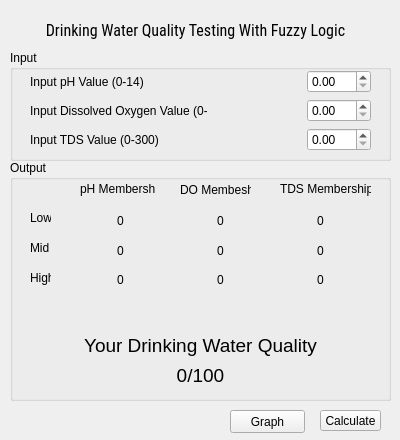
<?xml version="1.0" encoding="UTF-8"?>
<ui version="4.0">
 <class>MainWindow</class>
 <widget class="QMainWindow" name="MainWindow">
  <property name="enabled">
   <bool>true</bool>
  </property>
  <property name="geometry">
   <rect>
    <x>0</x>
    <y>0</y>
    <width>400</width>
    <height>440</height>
   </rect>
  </property>
  <property name="sizePolicy">
   <sizepolicy hsizetype="Fixed" vsizetype="Fixed">
    <horstretch>0</horstretch>
    <verstretch>0</verstretch>
   </sizepolicy>
  </property>
  <property name="minimumSize">
   <size>
    <width>400</width>
    <height>440</height>
   </size>
  </property>
  <property name="maximumSize">
   <size>
    <width>400</width>
    <height>440</height>
   </size>
  </property>
  <property name="windowTitle">
   <string>Drinking Water Quality</string>
  </property>
  <property name="layoutDirection">
   <enum>Qt::LeftToRight</enum>
  </property>
  <property name="tabShape">
   <enum>QTabWidget::Rounded</enum>
  </property>
  <widget class="QWidget" name="centralwidget">
   <property name="sizePolicy">
    <sizepolicy hsizetype="Fixed" vsizetype="Fixed">
     <horstretch>0</horstretch>
     <verstretch>0</verstretch>
    </sizepolicy>
   </property>
   <widget class="QLabel" name="label_title">
    <property name="geometry">
     <rect>
      <x>10</x>
      <y>10</y>
      <width>371</width>
      <height>41</height>
     </rect>
    </property>
    <property name="font">
     <font>
      <family>Roboto Condensed</family>
      <pointsize>12</pointsize>
     </font>
    </property>
    <property name="layoutDirection">
     <enum>Qt::LeftToRight</enum>
    </property>
    <property name="text">
     <string>Drinking Water Quality Testing With Fuzzy Logic</string>
    </property>
    <property name="alignment">
     <set>Qt::AlignCenter</set>
    </property>
   </widget>
   <widget class="QPushButton" name="pushButton_calc">
    <property name="geometry">
     <rect>
      <x>320</x>
      <y>410</y>
      <width>61</width>
      <height>21</height>
     </rect>
    </property>
    <property name="text">
     <string>Calculate</string>
    </property>
   </widget>
   <widget class="QGroupBox" name="groupBox_input">
    <property name="geometry">
     <rect>
      <x>10</x>
      <y>50</y>
      <width>381</width>
      <height>111</height>
     </rect>
    </property>
    <property name="title">
     <string>Input</string>
    </property>
    <widget class="QWidget" name="gridLayoutWidget">
     <property name="geometry">
      <rect>
       <x>10</x>
       <y>20</y>
       <width>361</width>
       <height>81</height>
      </rect>
     </property>
     <layout class="QGridLayout" name="gridLayout_input">
      <property name="leftMargin">
       <number>10</number>
      </property>
      <property name="rightMargin">
       <number>10</number>
      </property>
      <property name="horizontalSpacing">
       <number>100</number>
      </property>
      <item row="2" column="0">
       <widget class="QLabel" name="inputLabel_tds">
        <property name="text">
         <string>Input TDS Value (0-300)</string>
        </property>
       </widget>
      </item>
      <item row="1" column="0">
       <widget class="QLabel" name="inputLabel_do">
        <property name="text">
         <string>Input Dissolved Oxygen Value (0-10)</string>
        </property>
       </widget>
      </item>
      <item row="0" column="1">
       <widget class="QDoubleSpinBox" name="doubleSpinBox_ph">
        <property name="sizePolicy">
         <sizepolicy hsizetype="Minimum" vsizetype="Fixed">
          <horstretch>0</horstretch>
          <verstretch>0</verstretch>
         </sizepolicy>
        </property>
        <property name="wrapping">
         <bool>false</bool>
        </property>
        <property name="buttonSymbols">
         <enum>QAbstractSpinBox::UpDownArrows</enum>
        </property>
        <property name="maximum">
         <double>14.000000000000000</double>
        </property>
        <property name="singleStep">
         <double>0.100000000000000</double>
        </property>
       </widget>
      </item>
      <item row="1" column="1">
       <widget class="QDoubleSpinBox" name="doubleSpinBox_do">
        <property name="maximum">
         <double>10.000000000000000</double>
        </property>
        <property name="singleStep">
         <double>0.100000000000000</double>
        </property>
       </widget>
      </item>
      <item row="2" column="1">
       <widget class="QDoubleSpinBox" name="doubleSpinBox_tds">
        <property name="maximum">
         <double>300.000000000000000</double>
        </property>
       </widget>
      </item>
      <item row="0" column="0">
       <widget class="QLabel" name="inputLabel_ph">
        <property name="text">
         <string>Input pH Value (0-14)</string>
        </property>
       </widget>
      </item>
     </layout>
    </widget>
   </widget>
   <widget class="QGroupBox" name="groupBox_output">
    <property name="geometry">
     <rect>
      <x>10</x>
      <y>160</y>
      <width>381</width>
      <height>241</height>
     </rect>
    </property>
    <property name="title">
     <string>Output</string>
    </property>
    <widget class="QLabel" name="label_condition">
     <property name="geometry">
      <rect>
       <x>70</x>
       <y>200</y>
       <width>241</width>
       <height>31</height>
      </rect>
     </property>
     <property name="font">
      <font>
       <pointsize>14</pointsize>
      </font>
     </property>
     <property name="text">
      <string>0/100</string>
     </property>
     <property name="alignment">
      <set>Qt::AlignCenter</set>
     </property>
    </widget>
    <widget class="QLabel" name="label_output">
     <property name="geometry">
      <rect>
       <x>0</x>
       <y>160</y>
       <width>381</width>
       <height>51</height>
      </rect>
     </property>
     <property name="font">
      <font>
       <pointsize>14</pointsize>
      </font>
     </property>
     <property name="text">
      <string>Your Drinking Water Quality</string>
     </property>
     <property name="alignment">
      <set>Qt::AlignCenter</set>
     </property>
    </widget>
    <widget class="QLabel" name="outputLabel_tds">
     <property name="geometry">
      <rect>
       <x>270</x>
       <y>20</y>
       <width>91</width>
       <height>18</height>
      </rect>
     </property>
     <property name="text">
      <string>TDS Membership</string>
     </property>
    </widget>
    <widget class="QLabel" name="outputLabel_do">
     <property name="geometry">
      <rect>
       <x>170</x>
       <y>20</y>
       <width>71</width>
       <height>19</height>
      </rect>
     </property>
     <property name="text">
      <string>DO Membeship </string>
     </property>
    </widget>
    <widget class="QLabel" name="outputLabel_ph">
     <property name="geometry">
      <rect>
       <x>70</x>
       <y>20</y>
       <width>76</width>
       <height>18</height>
      </rect>
     </property>
     <property name="text">
      <string>pH Membership </string>
     </property>
    </widget>
    <widget class="QLabel" name="memberLabel_ph_low">
     <property name="geometry">
      <rect>
       <x>90</x>
       <y>50</y>
       <width>41</width>
       <height>21</height>
      </rect>
     </property>
     <property name="sizePolicy">
      <sizepolicy hsizetype="Preferred" vsizetype="Preferred">
       <horstretch>0</horstretch>
       <verstretch>0</verstretch>
      </sizepolicy>
     </property>
     <property name="autoFillBackground">
      <bool>false</bool>
     </property>
     <property name="text">
      <string>0</string>
     </property>
     <property name="alignment">
      <set>Qt::AlignCenter</set>
     </property>
    </widget>
    <widget class="QLabel" name="memberLabel_ph_mid">
     <property name="geometry">
      <rect>
       <x>90</x>
       <y>80</y>
       <width>41</width>
       <height>21</height>
      </rect>
     </property>
     <property name="text">
      <string>0</string>
     </property>
     <property name="alignment">
      <set>Qt::AlignCenter</set>
     </property>
    </widget>
    <widget class="QLabel" name="memberLabel_ph_high">
     <property name="geometry">
      <rect>
       <x>90</x>
       <y>110</y>
       <width>41</width>
       <height>20</height>
      </rect>
     </property>
     <property name="text">
      <string>0</string>
     </property>
     <property name="alignment">
      <set>Qt::AlignCenter</set>
     </property>
    </widget>
    <widget class="QLabel" name="memberLabel_do_mid">
     <property name="geometry">
      <rect>
       <x>190</x>
       <y>80</y>
       <width>41</width>
       <height>21</height>
      </rect>
     </property>
     <property name="text">
      <string>0</string>
     </property>
     <property name="alignment">
      <set>Qt::AlignCenter</set>
     </property>
    </widget>
    <widget class="QLabel" name="memberLabel_do_high">
     <property name="geometry">
      <rect>
       <x>190</x>
       <y>110</y>
       <width>41</width>
       <height>20</height>
      </rect>
     </property>
     <property name="text">
      <string>0</string>
     </property>
     <property name="alignment">
      <set>Qt::AlignCenter</set>
     </property>
    </widget>
    <widget class="QLabel" name="memberLabel_do_low">
     <property name="geometry">
      <rect>
       <x>190</x>
       <y>50</y>
       <width>41</width>
       <height>21</height>
      </rect>
     </property>
     <property name="sizePolicy">
      <sizepolicy hsizetype="Preferred" vsizetype="Preferred">
       <horstretch>0</horstretch>
       <verstretch>0</verstretch>
      </sizepolicy>
     </property>
     <property name="autoFillBackground">
      <bool>false</bool>
     </property>
     <property name="text">
      <string>0</string>
     </property>
     <property name="alignment">
      <set>Qt::AlignCenter</set>
     </property>
    </widget>
    <widget class="QLabel" name="memberLabel_tds_mid">
     <property name="geometry">
      <rect>
       <x>290</x>
       <y>80</y>
       <width>41</width>
       <height>21</height>
      </rect>
     </property>
     <property name="text">
      <string>0</string>
     </property>
     <property name="alignment">
      <set>Qt::AlignCenter</set>
     </property>
    </widget>
    <widget class="QLabel" name="memberLabel_tds_high">
     <property name="geometry">
      <rect>
       <x>290</x>
       <y>110</y>
       <width>41</width>
       <height>20</height>
      </rect>
     </property>
     <property name="text">
      <string>0</string>
     </property>
     <property name="alignment">
      <set>Qt::AlignCenter</set>
     </property>
    </widget>
    <widget class="QLabel" name="memberLabel_tds_low">
     <property name="geometry">
      <rect>
       <x>290</x>
       <y>50</y>
       <width>41</width>
       <height>21</height>
      </rect>
     </property>
     <property name="sizePolicy">
      <sizepolicy hsizetype="Preferred" vsizetype="Preferred">
       <horstretch>0</horstretch>
       <verstretch>0</verstretch>
      </sizepolicy>
     </property>
     <property name="autoFillBackground">
      <bool>false</bool>
     </property>
     <property name="text">
      <string>0</string>
     </property>
     <property name="alignment">
      <set>Qt::AlignCenter</set>
     </property>
    </widget>
    <widget class="QLabel" name="label_low">
     <property name="geometry">
      <rect>
       <x>20</x>
       <y>50</y>
       <width>21</width>
       <height>16</height>
      </rect>
     </property>
     <property name="text">
      <string>Low</string>
     </property>
    </widget>
    <widget class="QLabel" name="label_mid">
     <property name="geometry">
      <rect>
       <x>20</x>
       <y>80</y>
       <width>21</width>
       <height>16</height>
      </rect>
     </property>
     <property name="text">
      <string>Mid</string>
     </property>
    </widget>
    <widget class="QLabel" name="label_high">
     <property name="geometry">
      <rect>
       <x>20</x>
       <y>110</y>
       <width>21</width>
       <height>16</height>
      </rect>
     </property>
     <property name="text">
      <string>High</string>
     </property>
    </widget>
   </widget>
   <widget class="QPushButton" name="pushButton_showgraph">
    <property name="geometry">
     <rect>
      <x>230</x>
      <y>410</y>
      <width>75</width>
      <height>23</height>
     </rect>
    </property>
    <property name="text">
     <string>Graph</string>
    </property>
   </widget>
  </widget>
  <action name="actionNew">
   <property name="text">
    <string>New</string>
   </property>
   <property name="statusTip">
    <string>New File</string>
   </property>
  </action>
 </widget>
 <resources/>
 <connections/>
</ui>
